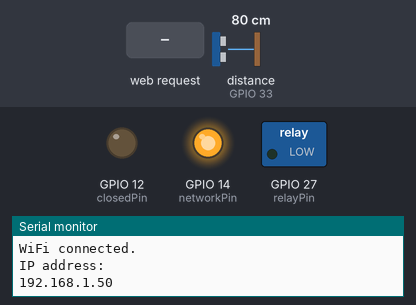
Bench run of a sketch on a simulated ESP32. Shown: switched loads named in the sketch (green lamp = pin HIGH), output pins drawn as LEDs (lit = HIGH), the last lines printed to the serial monitor. Wiring (inferred from the names in the program): ultrasonic range finder: trigger GPIO 32; echo GPIO 33. The inputs (shaded band) are chosen by the test bench; at power-on: distance to the obstacle (sensor on GPIO 33) 80 cm. The echo pulse lasts 58.3 µs per cm; WiFi joins after 1.5 s; servers stay silent unless stated; not simulated (calls return 0 or success): Credentials.h; pins used as bus, display or sensor lines are not drawn.

Above: at 2.7 s.
2.8 s: distance to the obstacle (sensor on GPIO 33) set to 44 cm
4.3 s: distance to the obstacle (sensor on GPIO 33) set to 38 cm
At 4.9 s:
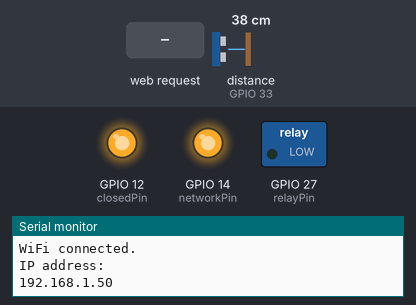
5.8 s: HTTP request GET /toggle received
At 6.5 s:
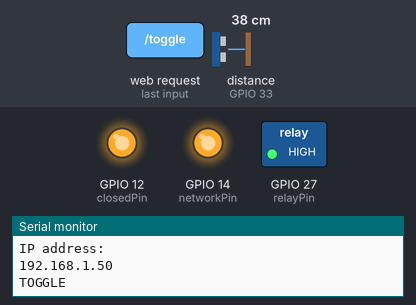
7.3 s: distance to the obstacle (sensor on GPIO 33) set to 60 cm
At 7.8 s:
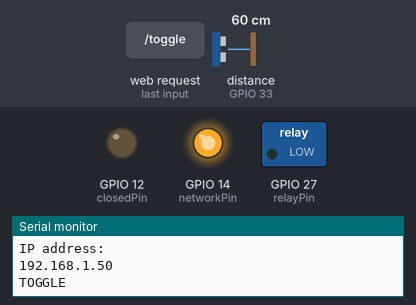
8.8 s: distance to the obstacle (sensor on GPIO 33) set to 2 cm
At 9.1 s:
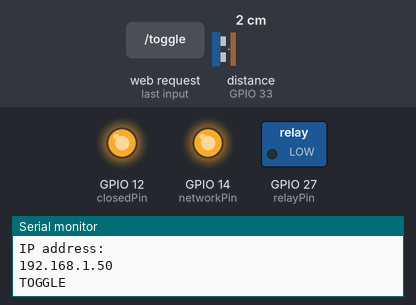
Timing chart, 0 to 11.3 s (numbered marks = the images above; inputs shaded):
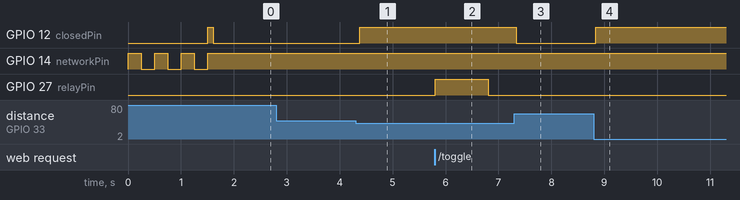

Measured:
- the behaviour switches between 41 and 40 cm on distance to the obstacle (sensor on GPIO 33) (found by bisection; images 0 and 1)
- after the input at 2.8 s, every drawn part: stays the same
- after the input at 4.3 s, GPIO 12 (closedPin): LOW → HIGH after 0.08 s
- after the input at 5.8 s, GPIO 27 (relayPin): LOW → HIGH at once, → LOW 1.0 s later
- after the input at 7.3 s, GPIO 12 (closedPin): HIGH → LOW at once
- after the input at 8.8 s, GPIO 12 (closedPin): LOW → HIGH at once

The sketch:

distance.ino
```cpp
/*
  Ultrasonic Sensor HC-SR04 and Arduino Tutorial

  by Dejan Nedelkovski,
  www.HowToMechatronics.com

*/

// Import required libraries

#include <WiFi.h>
#include <AsyncTCP.h>
#include <ESPAsyncWebServer.h>
#include <ESP32Ping.h>
#include "Credentials.h"
// Replace with your network credentials
const char* ssid = "condourama";
const int PING_INTERVAL = 200;
// Set web server port number to 80
AsyncWebServer server(80);

// Variable to store the HTTP request
String header;

// defines pins numbers
const int trigPin = 32;
const int echoPin = 33
;
const int closedPin = 12;
const int networkPin = 14;
const int relayPin = 27;

const int THRESHOLD = 40;
const int SAMPLE_LENGTH = 20;

int readings[SAMPLE_LENGTH];
int readIndex = 0;
int average = 0;
int total = 0;
// defines variables
long duration;
int distance;
int connectCount = 0;
bool inProximity = false;
int pingCount = 0;

String current_status;

const char index_html[] PROGMEM = R"rawliteral(
 { "status": "%current_status_placeholder%" }
)rawliteral";


String processor(const String& var) {
    if(var == "current_status_placeholder") {
      return current_status;
    }
}

void setup() {
  pinMode(trigPin, OUTPUT); // Sets the trigPin as an Output
  pinMode(echoPin, INPUT); // Sets the echoPin as an Input
  pinMode(closedPin, OUTPUT);
  pinMode(relayPin, OUTPUT);
  pinMode(networkPin, OUTPUT);
   Serial.println(WiFi.macAddress());
  Serial.begin(115200); // Starts the serial communication
  // initialize all the readings to 0:
  for (int thisReading = 0; thisReading < SAMPLE_LENGTH; thisReading++) {
    readings[thisReading] = 0;
  }

  // Connect to Wi-Fi network with SSID and password
  Serial.print("Connecting to ");
  Serial.println(ssid);
  WiFi.begin(ssid, password);
  while (WiFi.status() != WL_CONNECTED) {
    digitalWrite(networkPin, HIGH);
    delay(250);
    connectCount++;
    digitalWrite(networkPin, LOW);
    delay(250);
    Serial.println("not yet...");
    Serial.println(WiFi.status());
    if(connectCount > 10) {
      digitalWrite(networkPin, HIGH);
      WiFi.begin(ssid, password);
      connectCount = 0;
      delay(500);

      digitalWrite(networkPin, LOW);
    }
  }
  digitalWrite(networkPin, HIGH);
  // Print local IP address and start web server
  Serial.println("");
  Serial.println("WiFi connected.");
  Serial.println("IP address: ");
  Serial.println(WiFi.localIP());
  server.begin();
  server.on("/", HTTP_GET, [](AsyncWebServerRequest *request){
    request->send_P(200, "application/json", index_html, processor);
  });
  server.on("/toggle", HTTP_GET, [](AsyncWebServerRequest *request){
    Serial.println("TOGGLE");
    digitalWrite(relayPin, HIGH);
    delay(1000);
    digitalWrite(relayPin, LOW);
    request->send(200, "application/json", "{ \"status\": \"ok\" }");
  });
  digitalWrite(networkPin, HIGH);
}

bool networkIsOn() {
  bool success = Ping.ping("192.168.1.1", 3);
  Serial.println("pngSuccessful");
  return success;
}

void loop() {
  if(pingCount > 2000) {
    pingCount = 0;
    if(!networkIsOn()) {
      Serial.println("NETWORK OFF");
      ESP.restart();
    }
  }
  pingCount++;
  // Clears the trigPin
  digitalWrite(trigPin, LOW);
  delayMicroseconds(2);
  // Sets the trigPin on HIGH state for 10 micro seconds
  digitalWrite(trigPin, HIGH);
  delayMicroseconds(10);
  digitalWrite(trigPin, LOW);

  // Reads the echoPin, returns the sound wave travel time in microseconds
  duration = pulseIn(echoPin, HIGH);

  // Calculating the distance
  distance = duration * 0.034 / 2;
  total = total - readings[readIndex];
  readings[readIndex] = distance;
    total = total + readings[readIndex];
  readIndex = readIndex+1;
  if(readIndex >= SAMPLE_LENGTH) {
    readIndex = 0;
  }
  average = total/SAMPLE_LENGTH;
  // Serial.println(String(total) + " " + String(average) + " " + String(distance));

  // Prints the distance on the Serial Monitor
  if (average < THRESHOLD) {
    current_status = "Open";
    digitalWrite(closedPin, HIGH);
  }
  if (average > THRESHOLD) {
    current_status = "Closed";
    digitalWrite(closedPin, LOW);
  }
  delay(5);
}
```
